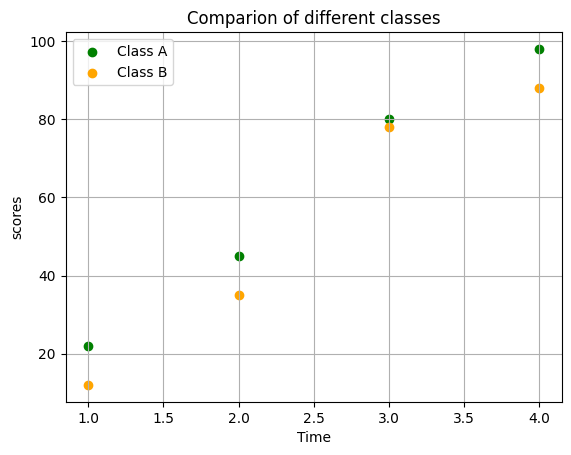

The script that drew this image:
import matplotlib.pyplot as plt


plt.scatter([2,1,3,4],[45,22,80,98], color='green',marker='o', label='Class A')
plt.scatter([2,1,3,4],[35,12,78,88], color='orange',marker='o', label='Class B')
plt.legend()
plt.xlabel('Time')
plt.ylabel('scores')
plt.title('Comparion of different classes')
plt.grid()
plt.show()
